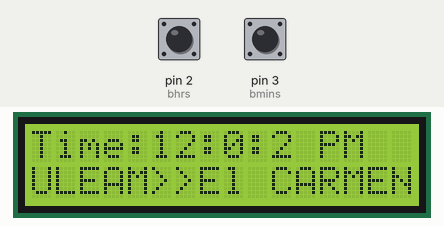
This sketch was run on a simulated Arduino Uno, built with avr-gcc and run on an emulated ATmega328P. On the bench: 16×2 character LCD. The inputs (shaded band) are chosen by the test bench; at power-on: pin 2 (bhrs) HIGH, pin 3 (bmins) HIGH.

Above: at 1.2 s.
1.3 s: pin 2 (bhrs) pulled LOW for 1 s
At 2.2 s:
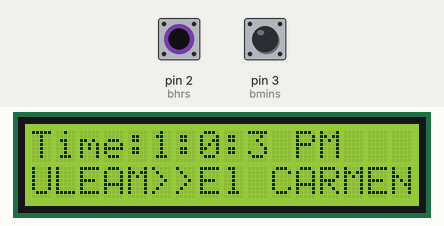
4.7 s: pin 3 (bmins) pulled LOW for 1 s
At 5.5 s:
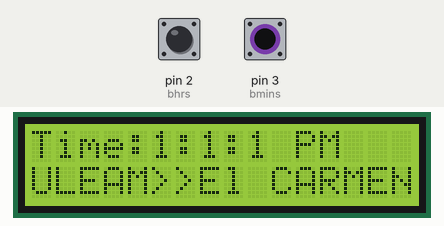
7.2 s: pin 2 (bhrs) pulled LOW for 1 s
At 7.9 s:
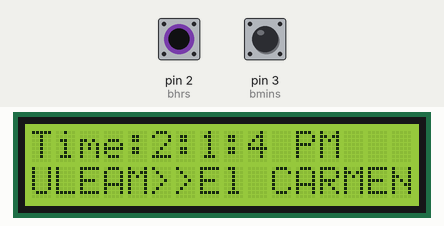
9.7 s: pin 3 (bmins) pulled LOW for 1 s
At 10.3 s:
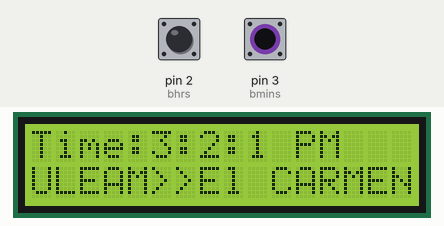
Timing chart, 0 to 12.7 s (numbered marks = the images above; inputs shaded):
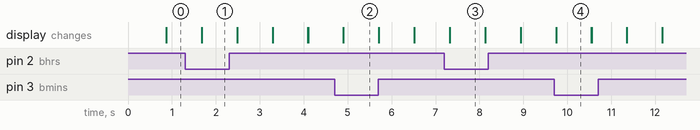

Measured:
- after the input at 1.3 s, the display: first differs from a run without the input after 0.38 s (image 1)
- after the input at 7.2 s, the display: first differs from a run without the input after 0.12 s (image 3)
- what the display in image 3 shows lasts 0.8 s, from 7.3 s to 8.1 s

The sketch:

clockUleam.ino
```cpp
#include<LiquidCrystal.h>


//Crear el objeto LCD con los números correspondientes (rs, en, d4, d5, d6, d7)
LiquidCrystal lcd(8, 9, 4, 5, 6, 7);

//initializing  the variables
int hrs=12;
int mins=0;
int sec=0;
//varible for checking the time
int TIME=0;


const int bhrs=2;
const int bmins=3;
int state1=0;
int state2=0;

void setup() {
  //mode for the push buttons
  pinMode(bhrs, INPUT_PULLUP);
  pinMode(bmins, INPUT_PULLUP);
  // set up the LCD's number of columns and rows:
  lcd.begin(16, 2);


}
/////////////////////////////////
void loop()
{
lcd.setCursor(0,0);
sec=sec+1;

//displaying the time
lcd.print("Time:");
lcd.print(hrs);
lcd.print(":");
lcd.print(mins);
lcd.print(":");
lcd.print(sec);


//checking for the AM and PM as the status changes after 12 o'clocl
if (TIME >=12) lcd.print(" AM");
if (TIME <=11) lcd.print(" PM");
if (TIME==24)  TIME=0;
delay(800);
lcd.clear();
////////////////////////////
if (sec==60) {
  sec=0;
  mins=mins+1;
}
if (mins==60) {
  mins=0;
  hrs=hrs+1;
  TIME=TIME+1;
}
if (hrs==13) {
  hrs=0;
}
lcd.setCursor(0,1);
lcd.print("ULEAM>>El CARMEN");

//read the state of the buttons for hours setting
state1=digitalRead(bhrs);
  if (state1==0) {
    hrs=hrs+1;
    TIME=TIME+1;
    if (TIME <=11)  lcd.print(" PM");
    if (TIME==24)  TIME=0;
    if (hrs==13) hrs=1;
  }
state2=digitalRead(bmins);
if (state2==0) {
  sec=0;
  mins=mins+1;
}


}


/*


if (state1==0) {
  hrs=hrs+1;
  if (TIME==12) {
    lcd.print(" PM");
  }
  if (TIME==24) {
    TIME=0;
  }
  if (hrs=13) {
    hrs=1;
  }
}


// set up the LCD's number of columns and rows:

lcd.begin(16, 2);

// Print a message to the LCD.

lcd.print("hello, world!");; // sets the digital pin 13 on
delay(200);            // waits for a second
digitalWrite(led2, LOW);  // sets the digital pin 13 off
delay(200);            // waits for a second

digitalWrite(led3, HIGH); // sets the digital pin 13 on
delay(200);            // waits for a second
digitalWrite(led3, LOW);  // sets the digital pin 13 off
delay(200);            // waits for a second

digitalWrite(led4, HIGH); // sets the digital pin 13 on
delay(200);            // waits for a second
digitalWrite(led4, LOW);  // sets the digital pin 13 off
delay(200);            // waits for a second


digitalWrite(led5, HIGH); // sets the digital pin 13 on
delay(200);            // waits for a second
digitalWrite(led5, LOW);  // sets the digital pin 13 off
delay(200);            // waits for a second


digitalWrite(led6, HIGH); // sets the digital pin 13 on
delay(200);            // waits for a second
digitalWrite(led6, LOW);  // sets the digital pin 13 off
delay(200);
digitalWrite(led2, HIGH); // sets the digital pin 13 on
delay(200);            // waits for a second
digitalWrite(led2, LOW);  // sets the digital pin 13 off
delay(200);            // waits for a second

digitalWrite(led3, HIGH); // sets the digital pin 13 on
delay(200);            // waits for a second
digitalWrite(led3, LOW);  // sets the digital pin 13 off
delay(200);            // waits for a second

digitalWrite(led4, HIGH); // sets the digital pin 13 on
delay(200);            // waits for a second
digitalWrite(led4, LOW);  // sets the digital pin 13 off
delay(200);            // waits for a second


digitalWrite(led5, HIGH); // sets the digital pin 13 on
delay(200);            // waits for a second
digitalWrite(led5, LOW);  // sets the digital pin 13 off
delay(200);            // waits for a second


digitalWrite(led6, HIGH); // sets the digital pin 13 on
delay(200);            // waits for a second
digitalWrite(led6, LOW);  // sets the digital pin 13 off
delay(200);
*/
```
